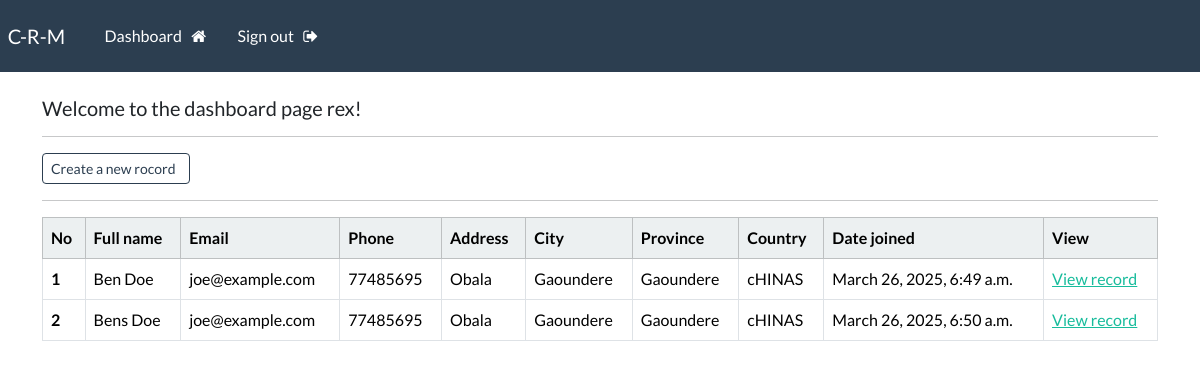
The app's page /dashboard/ (signed in), older data.
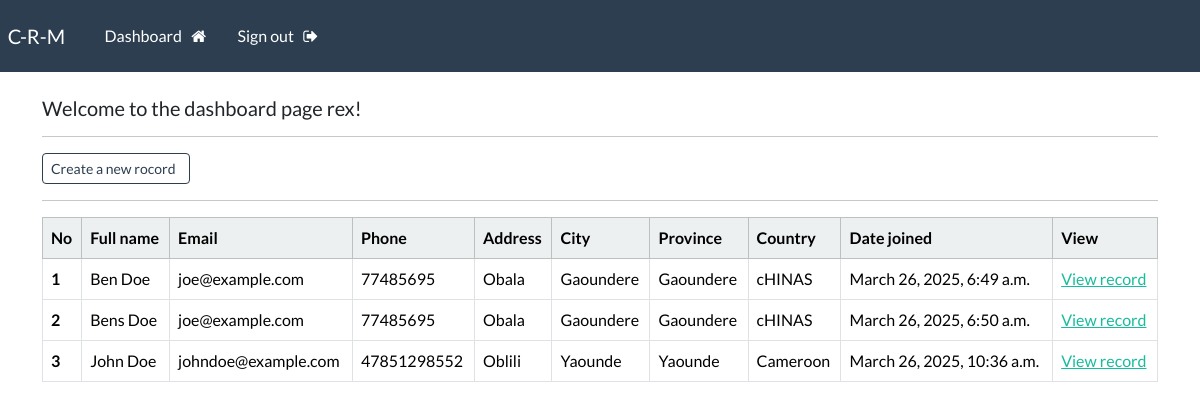
The same page, newer data.
### webapp/models.py (models this page shows)
class Record(models.Model):
    first_name = models.CharField(max_length=100)
    last_name = models.CharField(max_length=100)
    email = models.CharField(max_length=50)
    phone = models.CharField(max_length=21)
    address = models.CharField(max_length=80)
    city = models.CharField(max_length=255)
    province = models.CharField(max_length=300)
    country = models.CharField(max_length=50)
    creation_date = models.DateTimeField(auto_now_add=True)

### webapp/views.py (the view)
# urls.py: path('dashboard/', views.dashboard, name='dashboard'),
@login_required(login_url='login')
def dashboard(request):
    records = Record.objects.all()
    context = {"records": records}
    return render(request, 'webapp/dashboard.html', context=context)

### webapp/templates/webapp/dashboard.html (shortened to what this page needs)
{% extends 'webapp/base.html' %}
{% block content %}
    <h5> Welcome to the dashboard page {{user}}! </h5>
    <hr>
    <a class='btn btn-outline-primary btn-sm' href='{% url 'create-record' %}'> Create a new rocord &nbsp; </a>
    <hr>
    <table class="table table-hover table-bordered">
        <thead class="table-light">
        <tr>
            <th scope="col">No</th>
            <th scope="col">Full name</th>
            <th scope="col">Email</th>
            <th scope="col">Phone</th>
            <th scope="col">Address</th>
            <th scope="col">City</th>
            <th scope="col">Province</th>
            <th scope="col">Country</th>
            <th scope="col">Date joined</th>
            <th scope="col">View</th>
        </tr>
        </thead>
        <tbody>
            {% if records %}
                {% for record in records  %}
                    <tr>
                        <th scope="row">{{record.id}}</th>
                        <td>{{record.first_name}} {{record.last_name}}</td>
                        <td>{{record.email}}</td>
                        <td>{{record.phone}}</td>
                        <td>{{record.address}}</td>
                        <td>{{record.city}}</td>
                        <td>{{record.city}}</td>
                        <td>{{record.country}}</td>
                        <td>{{record.creation_date}}</td>
                        <td><a href="{% url 'record' record.id %}"> View record</a></td>
                    </tr>
                {% endfor %}
            {% else %}
                <p class='text-center'>No items are available</p>
            {% endif %}
        </tbody>
    </table>
    {% endblock %}

Row changes from the older to the newer data that the page shows:
added Record: id "3", first_name "John", last_name "Doe", email "johndoe@example.com", phone "47851298552", address "Oblili", city "Yaounde", country "Cameroon", creation_date "March 26, 2025, 10:36 a.m."
